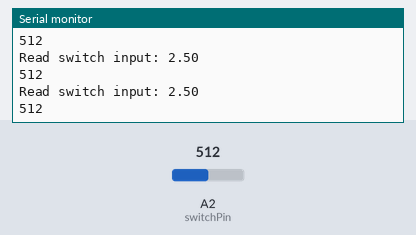
Simulated run of this program. Board: Arduino Uno, built with avr-gcc and run on an emulated ATmega328P. Shown: the last lines printed to the serial monitor. Inputs (shaded band) come from the test bench; at power-on: A2 (switchPin) = 512.

Above: at 1.3 s.
1.4 s: A2 (switchPin) set to 716
At 1.82 s:
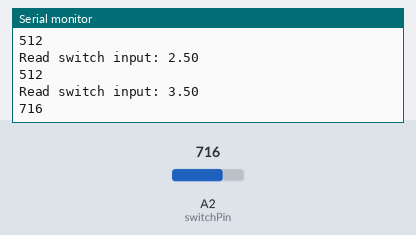
2.9 s: A2 (switchPin) set to 900
At 3.32 s:
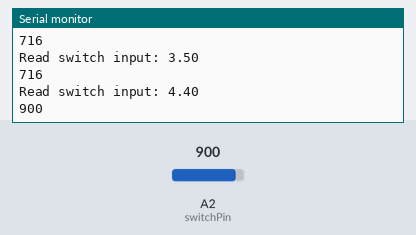
Timing chart, 0 to 5.9 s (numbered marks = the images above; inputs shaded):
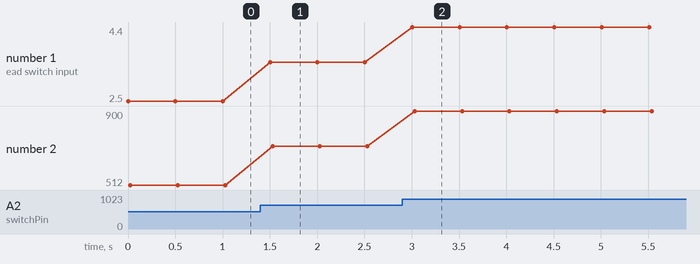

The program:

main.cpp
```cpp
#include <Arduino.h>
int switchPin = 2;

void setup() {
  Serial.begin(9600);         //
  pinMode(switchPin, INPUT);  // sets the digital pin as input to read switch
}

int sensorvalue;  // analogRead(switchPin);
float voltage;    //  sensorvalue * 5.0 / 1023.0 ;
void loop() {     // run over and over again {
  Serial.print("Read switch input: ");
  sensorvalue = analogRead(switchPin);
  voltage = sensorvalue * 5.0 / 1023.0;

  Serial.println(voltage);      // Read the pin and display the value
  Serial.println(sensorvalue);  // Read the pin and display the value

  delay(500);
}
```

Measured:
- after the input at 1.4 s, the serial monitor: prints a new line after 0.10 s (image 1)
- after the input at 2.9 s, the serial monitor: prints a new line after 0.11 s (image 2)
- plotted number 1: 2.5 → 3.5 after the input at 1.4 s, 3.5 → 4.4 after the input at 2.9 s
- plotted number 2: 512 → 716 after the input at 1.4 s, 716 → 900 after the input at 2.9 s
